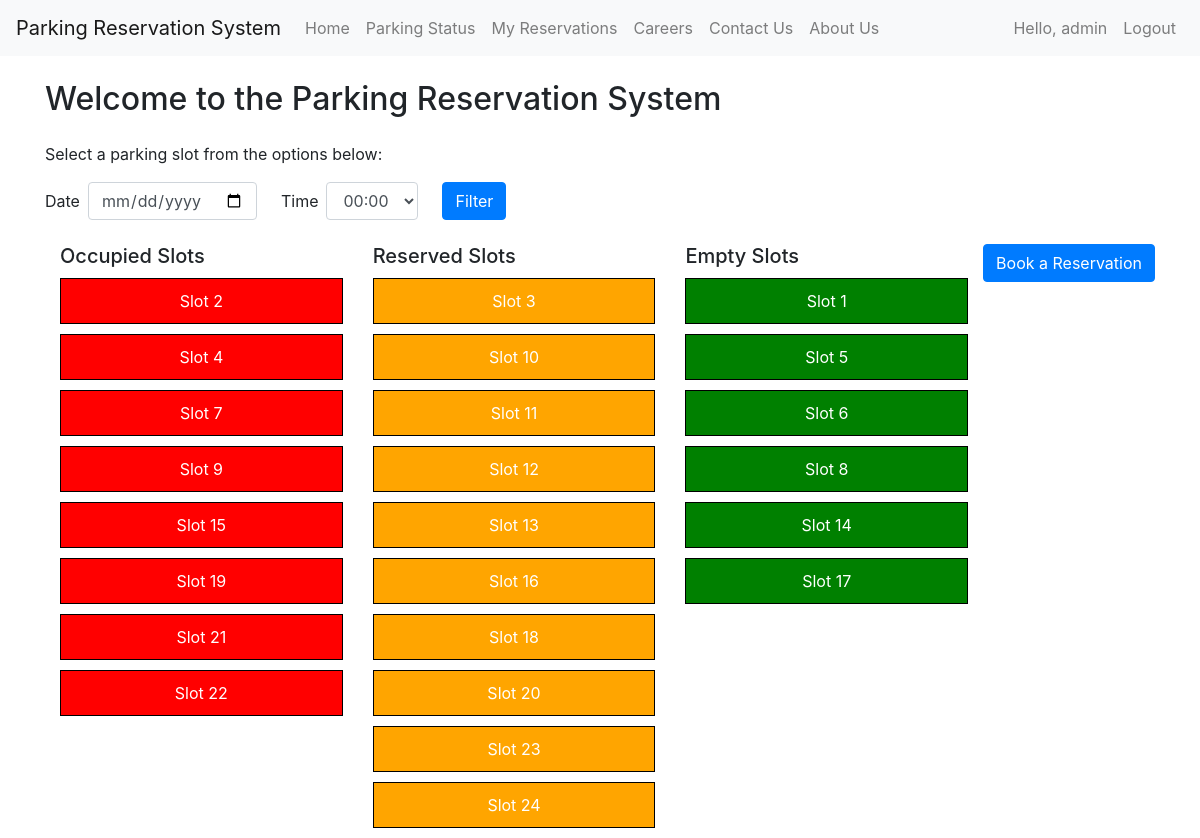
/parking_status (signed in), run on the app's committed database.
### app.py (models this page shows, shortened)
class User(db.Model):
    id = db.Column(db.Integer, primary_key=True)
    username = db.Column(db.String(20), unique=True, nullable=False)
    email = db.Column(db.String(120), unique=True, nullable=False)
    is_admin = db.Column(db.Boolean, default=False)
    vehicle = db.Column(db.String(20), nullable=True)
    password_hash = db.Column(db.String(128))
    @property
    def is_authenticated(self):
        return True

class Slot(db.Model):
    id = db.Column(db.Integer, primary_key=True)
    status = db.Column(db.String(50), nullable=False)
    date = db.Column(db.Date, nullable=True)
    start_time = db.Column(db.Time, nullable=True)
    end_time = db.Column(db.Time, nullable=True)

### app.py (the view)
@app.route('/parking_status')
def parking_status():
    slots = Slot.query.all()
    return render_template('parking_status.html', slots=slots)

### app.py (called while the page is built)
@login_manager.user_loader
def load_user(user_id):
    return User.query.get(int(user_id))

### templates/parking_status.html (shortened to what this page needs)
<!DOCTYPE html>
{% extends "base.html" %} {% block title %} Parking Status {% endblock %} {%
block content %}
<div class="container">
  <h2 class="my-4">Welcome to the Parking Reservation System</h2>
  <p>Select a parking slot from the options below:</p>
  <div class="mb-4">
    <form class="form-inline">
      <div class="form-group">
        <label for="filter_date" class="mr-2">Date</label>
        <input
          type="date"
          class="form-control mr-4"
          id="filter_date"
          name="filter_date"
          required
        />
      </div>
      <div class="form-group">
        <label for="filter_time" class="mr-2">Time</label>
        <select class="form-control mr-4" id="filter_time" name="filter_time">
          {% for i in range(24) %}
          <option value="{{ '%02d:00' % i }}">{{ '%02d:00' % i }}</option>
          {% endfor %}
        </select>
      </div>
      <button type="submit" class="btn btn-primary">Filter</button>
    </form>
  </div>
  <div class="mb-4">
    <a href="/reserve" class="btn btn-primary float-right"
      >Book a Reservation</a
    >
  </div>
  <div class="row">
    <div class="col-4">
      <h5>Occupied Slots</h5>
      {% for slot in slots if slot.status == 'occupied' %}
      <div class="slot occupied">Slot {{ slot.id }}</div>
      {% endfor %}
    </div>
    <div class="col-4">
      <h5>Reserved Slots</h5>
      {% for slot in slots if slot.status == 'reserved' %}
      <div class="slot reserved">Slot {{ slot.id }}</div>
      {% endfor %}
    </div>
    <div class="col-4">
      <h5>Empty Slots</h5>
      {% for slot in slots if slot.status == 'empty' %}
      <div class="slot empty">Slot {{ slot.id }}</div>
      {% endfor %}
    </div>
  </div>
</div>
{% endblock %}

### templates/base.html (shortened to what this page needs)
<!DOCTYPE html>
<html>
  <head>
    <link
      rel="stylesheet"
      href="https://stackpath.bootstrapcdn.com/bootstrap/4.5.0/css/bootstrap.min.css"
    />
  </head>
  <body>
    <nav class="navbar navbar-expand-lg navbar-light bg-light">
      <a class="navbar-brand" href="#">Parking Reservation System</a>
      <div class="collapse navbar-collapse" id="navbarNav">
        <ul class="navbar-nav">
          <li class="nav-item">
            <a class="nav-link" href="/">Home</a>
          </li>
          <li class="nav-item">
            <a class="nav-link" href="/parking_status">Parking Status</a>
          </li>
          {% if current_user.is_authenticated %}
          <li class="nav-item">
            <a class="nav-link" href="/my_reservations">My Reservations</a>
          </li>
          {% endif %}
          <li class="nav-item">
            <a class="nav-link" href="/careers">Careers</a>
          </li>
          <li class="nav-item">
            <a class="nav-link" href="/contact_us">Contact Us</a>
          </li>
          <li class="nav-item">
            <a class="nav-link" href="/about_us">About Us</a>
          </li>
        </ul>
        <ul class="navbar-nav ml-auto">
          {% if current_user.is_authenticated %}
          <li class="nav-item">
            <a class="nav-link">Hello, {{ current_user.username }}</a>
          </li>
          <li class="nav-item">
            <a class="nav-link" href="/logout">Logout</a>
          </li>
          {% else %}
          <li class="nav-item">
            <a class="nav-link" href="/login">Login</a>
          </li>
          {% endif %}
        </ul>
      </div>
    </nav>
    {% block content %}{% endblock %}
  </body>
</html>

### templates/parking_status.html (style rules this page uses)
.slot { border: 1px solid black; padding: 10px; margin: 10px 0; text-align: center; }
.occupied { background-color: red; color: white; }
.reserved { background-color: orange; color: white; }
.empty { background-color: green; color: white; }

### data on the page
User: username "admin"
Slot: id "2"
Slot: id "4"
Slot: id "7"
Slot: id "9"
Slot: id "15"
Slot: id "19"
Slot: id "21"
Slot: id "22"
Slot: id "3"
Slot: id "10"
Slot: id "11"
Slot: id "12"
Slot: id "13"
Slot: id "16"
Slot: id "18"
Slot: id "20"
Slot: id "23"
Slot: id "24"
Slot: id "1"
Slot: id "5"
Slot: id "6"
Slot: id "8"
Slot: id "14"
Slot: id "17"

### other printed values
form field filter_time "00:00"
